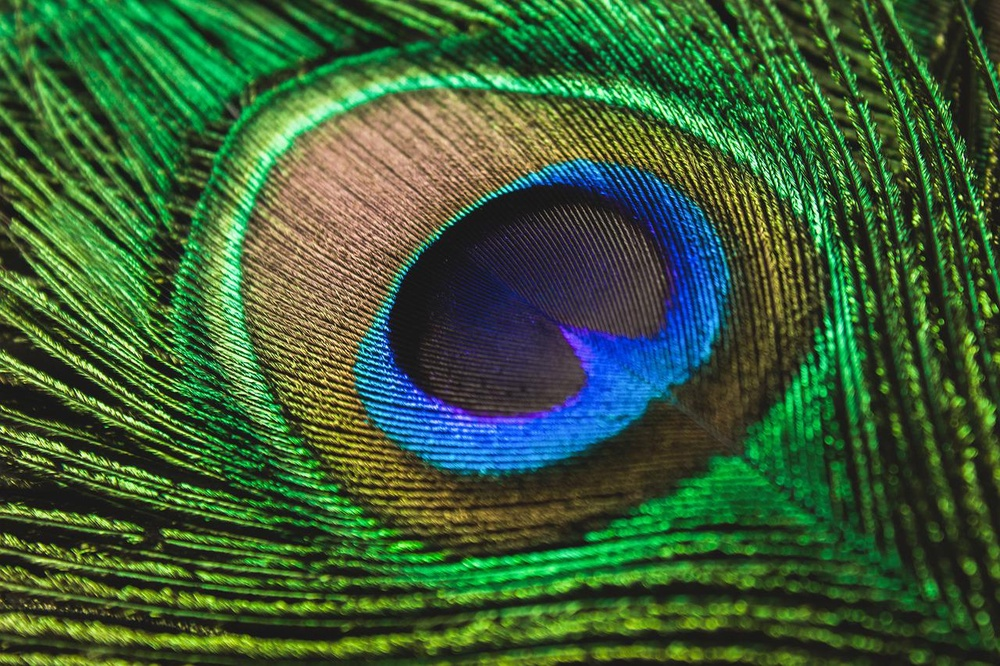
#> input picture Assignment-4/pea.jpg, 1000 x 666 px, shrunk from 1280 x 853 before the run, found by its file name
$ python q1.py
#> lines starting #> are read from the running program, lines starting #| are printed output that depends on the picture; after the words box and inside, x2 and y2 are one past the last pixel; in counts of white or black regions, pixels touching at a corner belong together
import cv2
from cv2 import threshold
import matplotlib.pyplot as plt

def main():
    img = plt.imread('G:/4y1s/DIP_Lab/Assignment-4/pea.jpg')
#> img is the input picture: shape (666, 1000, 3); mean R, G, B 58.8, 93, 54.6
    gray = cv2.cvtColor(img, cv2.COLOR_RGB2GRAY)
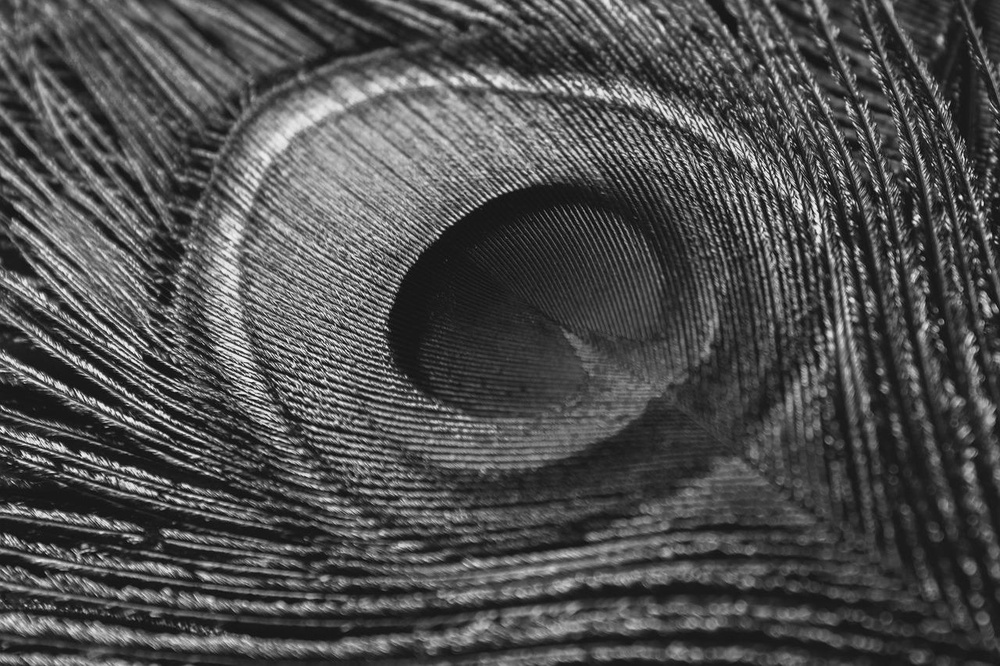
#> gray: shape (666, 1000); min 3, max 251, mean 78.4
    _, binary = cv2.threshold(gray, 50, 255, cv2.THRESH_BINARY)
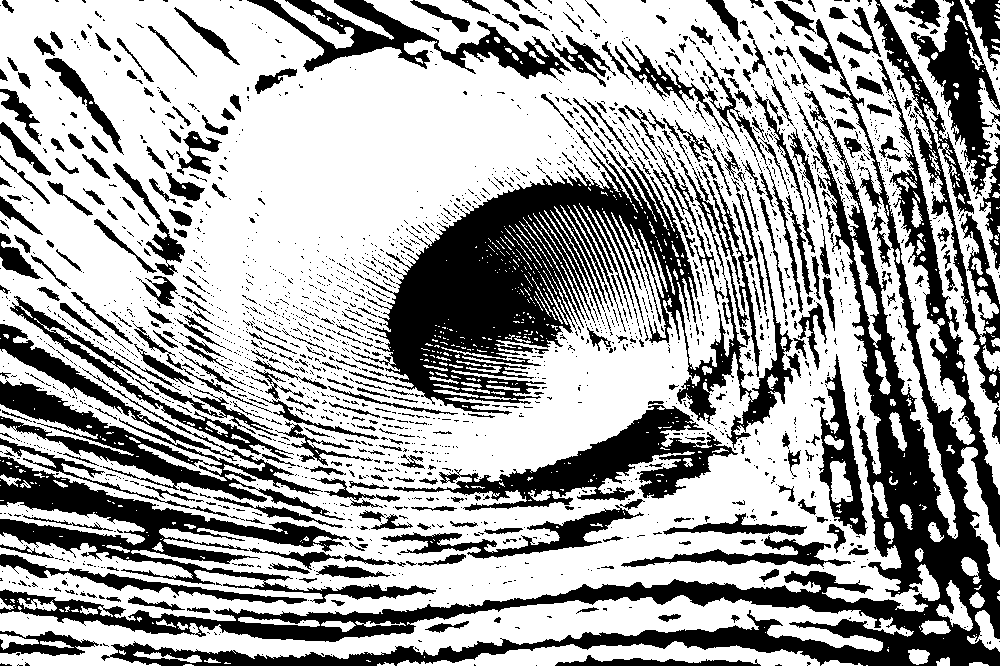
#> binary: shape (666, 1000); 64.7% white; 2276 black regions (1878 under 20 px), largest, box (x1, y1, x2, y2) and area: (0, 19, 1000, 666) 60109, (349, 130, 793, 450) 41526, (0, 456, 436, 604) 13751
    red = img[:, :, 0]
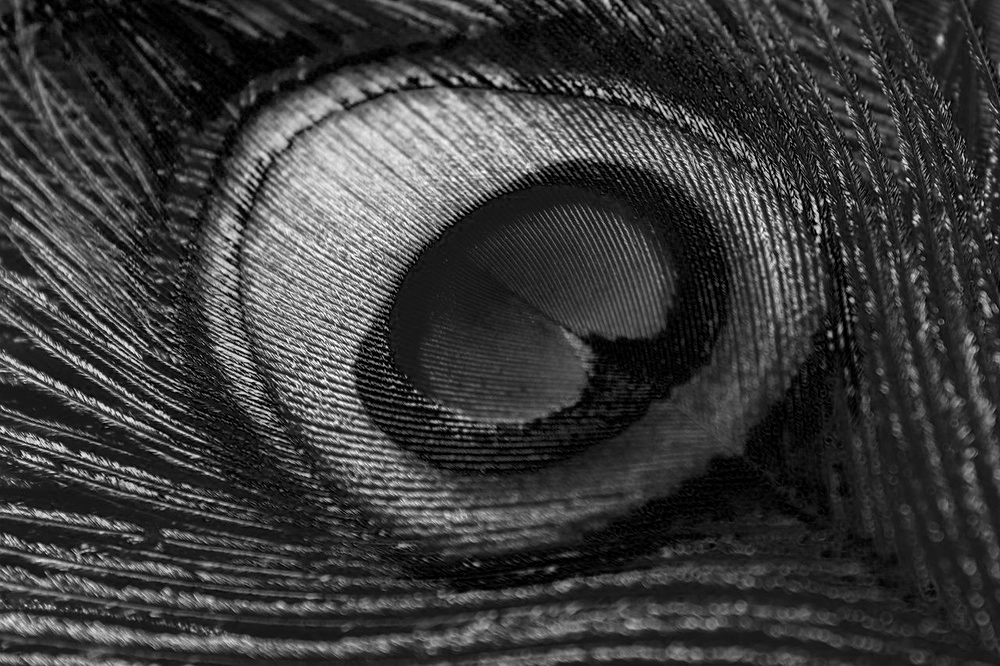
#> red: shape (666, 1000); min 0, max 255, mean 58.8
    green = img[:, :, 1]
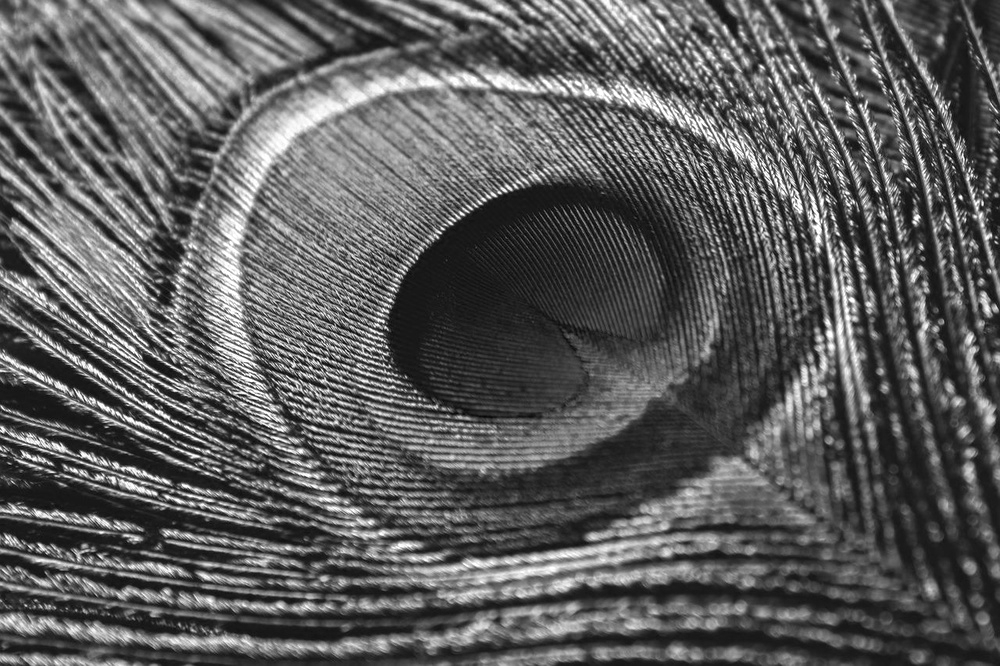
#> green: shape (666, 1000); min 0, max 255, mean 93
    blue = img[:, :, 2]
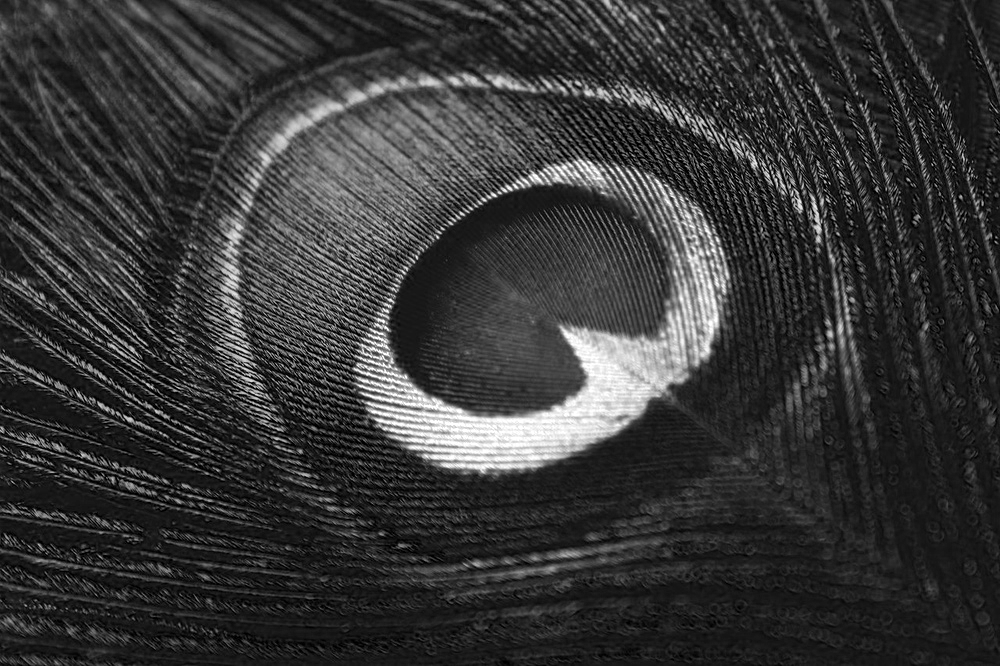
#> blue: shape (666, 1000); min 0, max 255, mean 54.6
    plt.subplot(3,2,1)
    plt.imshow(img)
    plt.subplot(3,2,2)
    plt.imshow(red)
    plt.subplot(3,2,3)
    plt.imshow(green)
    plt.subplot(3,2,4)
    plt.imshow(blue)
    plt.subplot(3,2,5)
    plt.imshow(gray, cmap='gray')
    plt.subplot(3,2,6)
    plt.imshow(binary, cmap='gray')
    print( len(binary.shape))
#| 2
    print( len(img.shape))
#| 3
    plt.show()

if __name__ == '__main__':
    main()
